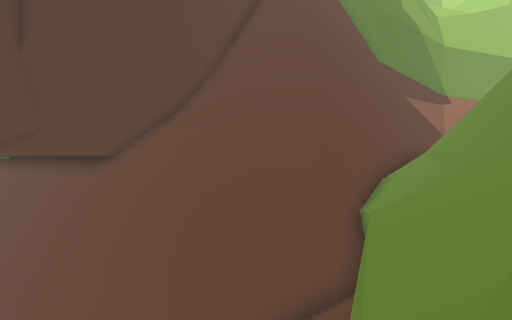
[1] (above)

23 first-person views from a walk through a scene from a Unity 3-D project. The camera is 1.5 m above the floor, tilts 2° down and sees 90° across. The floor is counted in squares, 2 m on a side. Each view is taken from the middle of a square. On the plan, view 1 faces up. The plan holds only what a view shows up to about 9 squares ahead; the rest is blank. The place goes on beyond the plan. Some surface patterns are stand-ins.

[2]
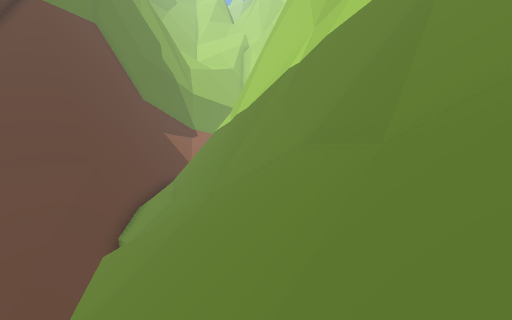

[3]
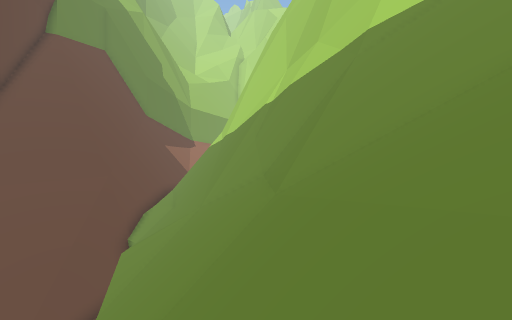

[4]
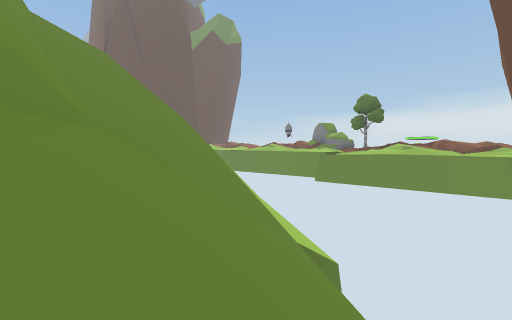

[5]
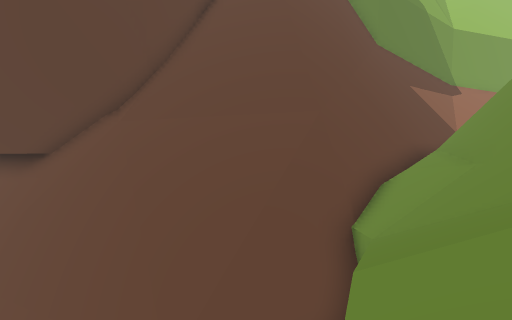

[6]
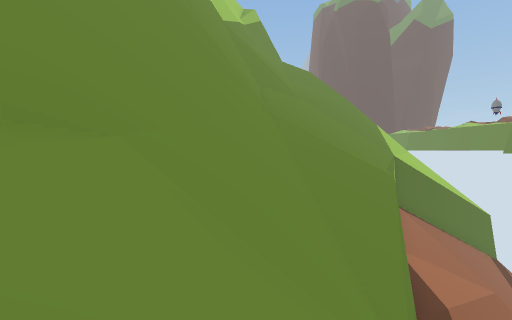

[7]
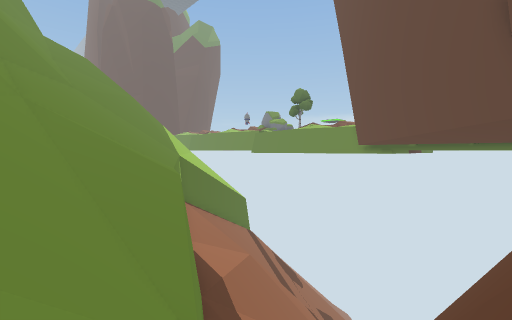

[8]
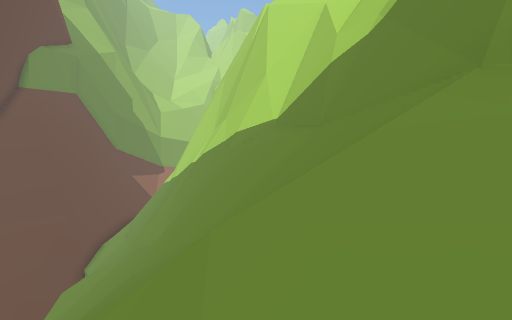

[9]
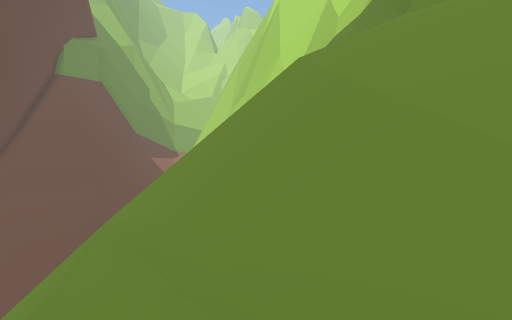

[10]
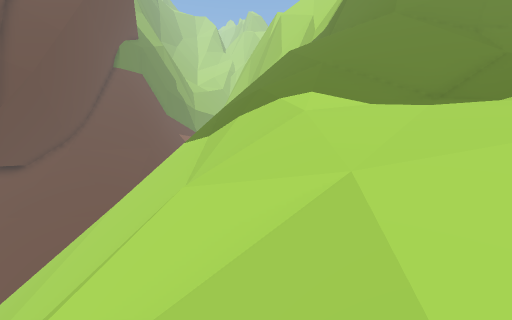

[11]
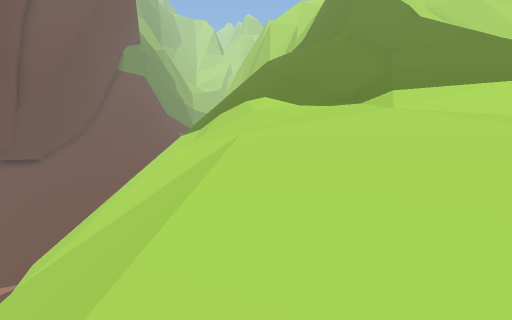

[12]
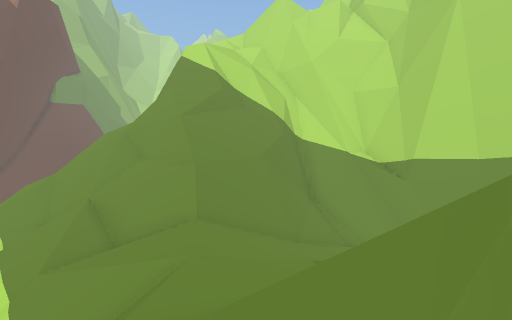

[13]
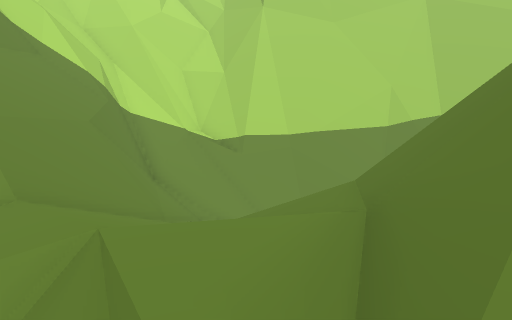

[14]
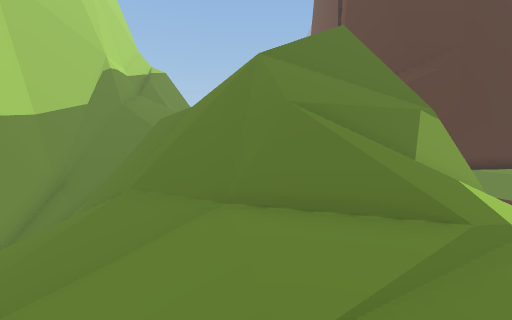

[15]
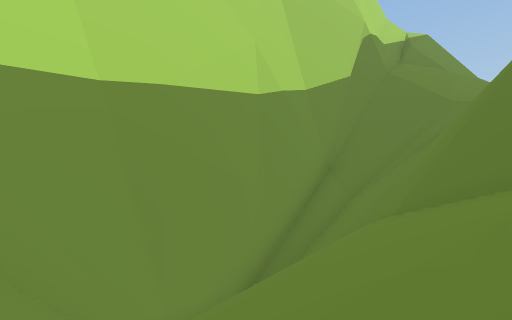

[16]
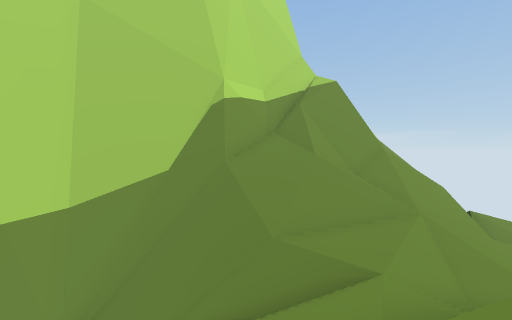

[17]
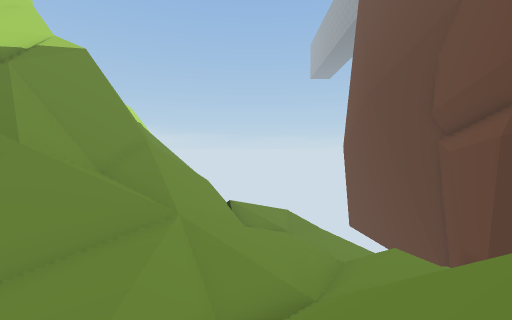

[18]
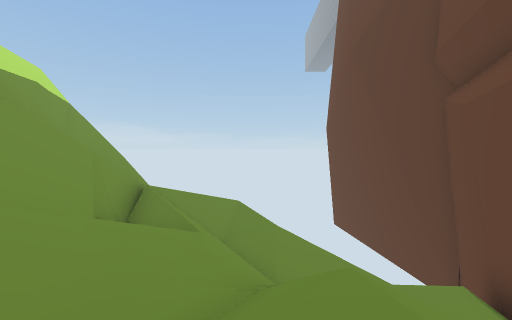

[19]
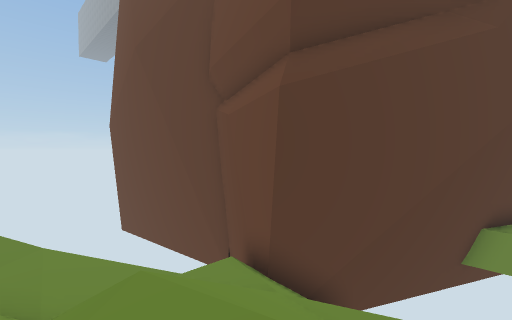

[20]
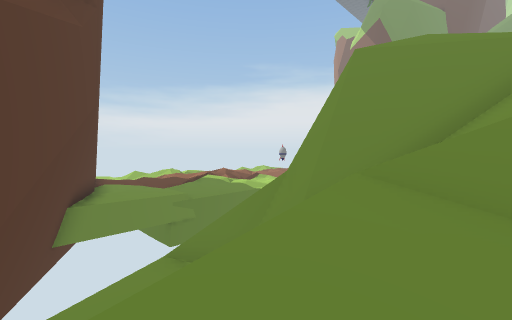

[21]
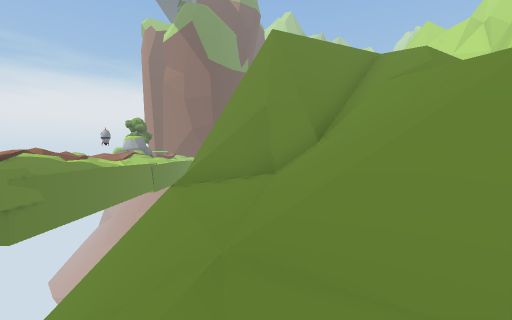

[22]
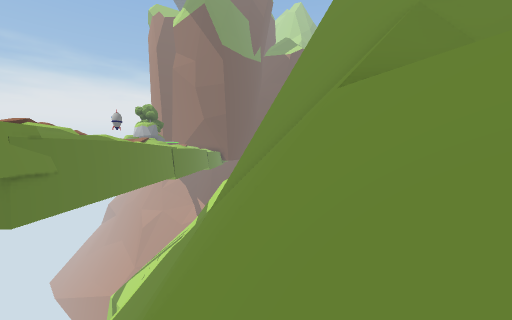

[23]
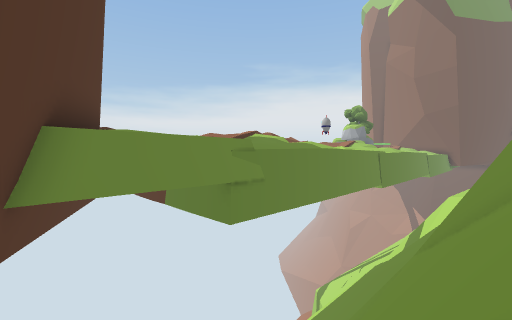

### Floor plan
Key: @ floor where view 1 was taken; # wall or solid block; x gap in a wall; . main floor; - floor 1.5 m lower than the main floor; : floor 1.75 m higher than the main floor; _ floor 4.75 m lower than the main floor; + floor 4.75 m higher than the main floor; < floor 8 m lower than the main floor; / step, stairs or slope; = window, fence, low wall or low ledge; ^ raised ledge; v drop or lower ground.
Columns run from 12 left of view 1 to 7 right of it. Each row starts with its distance up from view 1.
 11                   ##
 10      ###         ###
  9    vvvv#####^^ #####
  8    vvvvvvv=###=#//#
  7      vvvvvvvvvvv//#
  6            vvvv//##
  5              vv//#
  4           vvvv///#
  3          vvvvv//##
  2          vvvv///##
  1           vvv///##
  0           vv@///##
 -1           vv////#
 -2           v////##
 -3        vv/v////#
 -4         //#////#
 -5      // /#v////^
 -6     v/// =v/////#
 -7     v//////#////#
 -8      /////###//##
 -9      ////#/#///#
-10       //#v/#//##
-11      // #////##
-12     /////////#
-13     //////#//#  ###
-14     /////////#////#
-15     /////////#////=
-16     _///////////v##
-17          ///////#/#
-18          /////////#
-19           /://--//#
-20          /::///   #
-21          /=#///// #
-22          //x/=////#
-23   <=  /##//=/=/// #
-24  v//  #+/////=x#//#
-25  vv/   x##/ //v#//#
-26  vvv    v// / /#//#
-27   v    v////   #//#
-28 #  vv###v##//+///=#
-29 #   v=####//=///=###
-30 #   vv###/////+//v##
-31 #   v//./#////+///#
-32 #v  v////=////////#
-33 ####v///////////#/#
-34    ###//////////#v#
-35      #/.  //////#v=#
-36      #//..///#//#v=#
-37      #  v..//#//#  v
-38      v   v:///  #
-39      #    v/////##
-40      #          ##

Positions as (right, up) in squares from view 1, and headings:
1: (0, 0), facing up
2: (0, -3), facing up-right
3: (-1, -5), facing up-right
4: (3, 1), facing down-left
5: (1, 2), facing up
6: (4, 8), facing down
7: (4, 8), facing down-left
8: (0, -9), facing up-right
9: (-2, -10), facing up-right
10: (-7, -14), facing up-right
11: (-8, -16), facing up-right
12: (-3, -22), facing up-right
13: (-3, -20), facing right
14: (-1, -18), facing down
15: (2, -20), facing down-right
16: (0, -26), facing down-right
17: (0, -28), facing down
18: (-2, -31), facing down
19: (-2, -31), facing down-left
20: (-2, -33), facing up-left
21: (-5, -35), facing up
22: (-7, -33), facing up
23: (-7, -32), facing up-left
